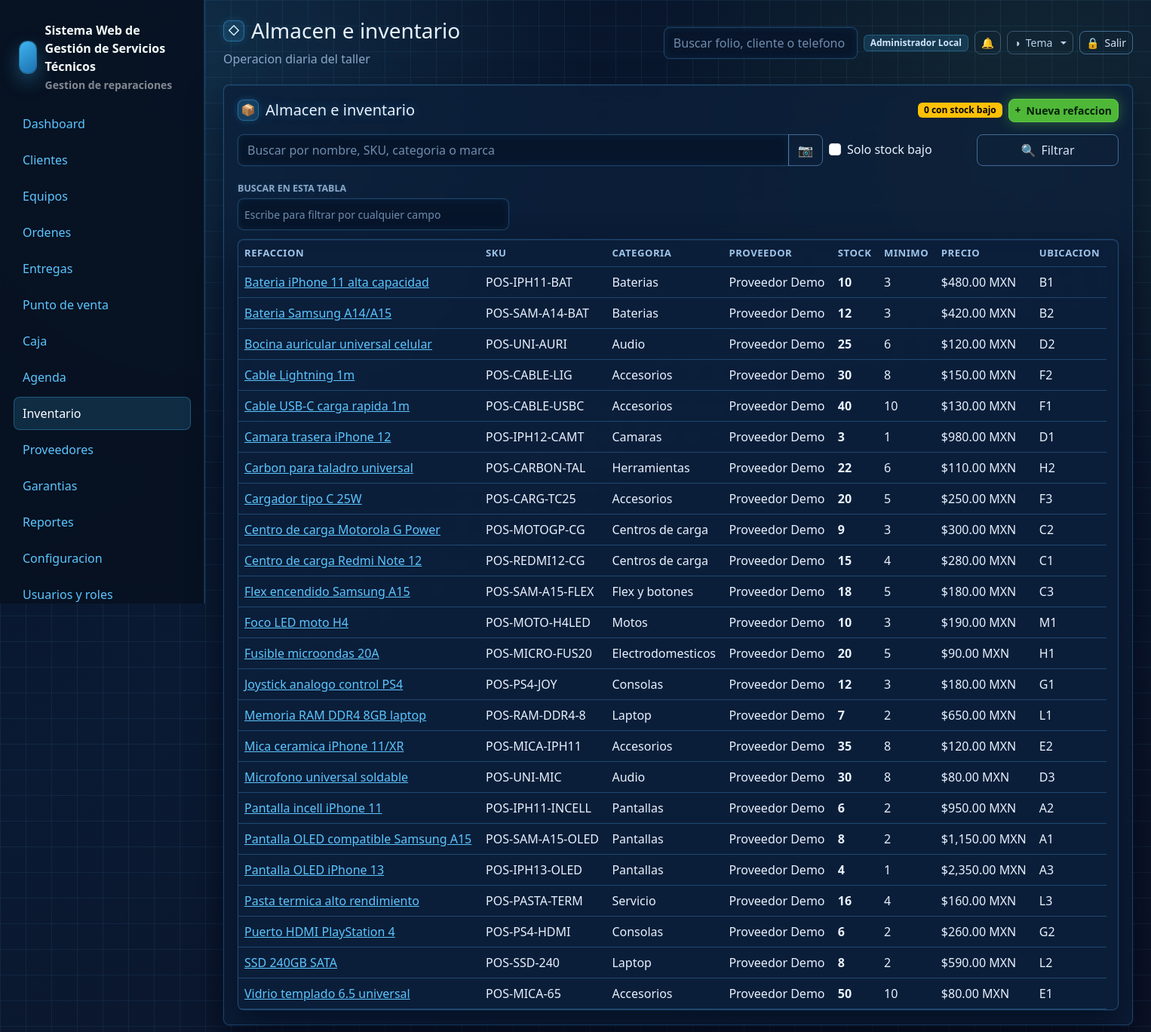
Page /inventario (signed in) on the committed database.
### tables this page shows
CREATE TABLE users (
    id INT UNSIGNED AUTO_INCREMENT PRIMARY KEY,
    name VARCHAR(160) NOT NULL,
    email VARCHAR(190) NOT NULL UNIQUE,
    password VARCHAR(255) NOT NULL,
    phone VARCHAR(40) NULL,
    status ENUM('activo','inactivo','bloqueado') NOT NULL DEFAULT 'activo',
    last_login_at DATETIME NULL,
    created_at DATETIME NOT NULL DEFAULT CURRENT_TIMESTAMP,
    updated_at DATETIME NULL ON UPDATE CURRENT_TIMESTAMP,
    deleted_at DATETIME NULL
);

CREATE TABLE refacciones (
    id INT UNSIGNED AUTO_INCREMENT PRIMARY KEY,
    proveedor_id INT UNSIGNED NULL,
    nombre VARCHAR(190) NOT NULL,
    sku VARCHAR(100) NOT NULL UNIQUE,
    categoria VARCHAR(120) NULL,
    marca VARCHAR(120) NULL,
    modelo_compatible VARCHAR(160) NULL,
    costo DECIMAL(12,2) NOT NULL DEFAULT 0,
    precio_venta DECIMAL(12,2) NOT NULL DEFAULT 0,
    stock_actual INT NOT NULL DEFAULT 0,
    stock_minimo INT NOT NULL DEFAULT 0,
    ubicacion VARCHAR(120) NULL,
    estatus ENUM('activo','inactivo') NOT NULL DEFAULT 'activo',
    created_at DATETIME NOT NULL DEFAULT CURRENT_TIMESTAMP,
    updated_at DATETIME NULL ON UPDATE CURRENT_TIMESTAMP,
    deleted_at DATETIME NULL,
    CONSTRAINT fk_ref_proveedor FOREIGN KEY (proveedor_id) REFERENCES proveedores(id) ON DELETE SET NULL,
    INDEX idx_ref_stock (stock_actual, stock_minimo)
);

CREATE TABLE proveedores (
    id INT UNSIGNED AUTO_INCREMENT PRIMARY KEY,
    nombre VARCHAR(190) NOT NULL,
    contacto VARCHAR(160) NULL,
    telefono VARCHAR(40) NULL,
    email VARCHAR(190) NULL,
    domicilio VARCHAR(255) NULL,
    sitio_web VARCHAR(190) NULL,
    notas TEXT NULL,
    estatus ENUM('activo','inactivo') NOT NULL DEFAULT 'activo',
    created_at DATETIME NOT NULL DEFAULT CURRENT_TIMESTAMP,
    updated_at DATETIME NULL ON UPDATE CURRENT_TIMESTAMP,
    deleted_at DATETIME NULL
);

### resources/views/inventario/index.php (the view, shortened to what the rows shown need)
<div class="glass-card">
    <div class="d-flex justify-content-between align-items-center gap-2 flex-wrap mb-3">
        <h2 class="h5 mb-0" data-icon="&#128230;">Almacen e inventario</h2>
        <div class="d-flex gap-2 flex-wrap">
            <span class="badge text-bg-warning align-self-center"><?= count($stockBajo) ?> con stock bajo</span>
            <a class="btn btn-primary btn-sm" data-icon="&#43;" href="<?= e(url('/inventario/create')) ?>">Nueva refaccion</a>
        </div>
    </div>
    <form class="row g-2 mb-3" method="get" action="<?= e(url('/inventario')) ?>">
        <div class="col-md-8">
            <div class="input-group">
                <input class="form-control" id="inv-q" name="q" value="<?= e($filtros['q']) ?>" placeholder="Buscar por nombre, SKU, categoria o marca">
                <button class="btn btn-outline-dark" type="button" data-barcode-scan="inv-q" data-barcode-submit data-icon="&#128247;" aria-label="Escanear codigo de barras"></button>
            </div>
        </div>
        <div class="col-md-2">
            <div class="form-check mt-2">
                <input class="form-check-input" type="checkbox" id="solo_bajo" name="solo_bajo" value="1" <?= !empty($filtros['solo_bajo']) ? 'checked' : '' ?>>
                <label class="form-check-label" for="solo_bajo">Solo stock bajo</label>
            </div>
        </div>
        <div class="col-md-2 d-grid"><button class="btn btn-outline-dark" data-icon="&#128269;">Filtrar</button></div>
    </form>
    <div class="table-wrap">
        <table class="table align-middle">
            <thead><tr><th>Refaccion</th><th>SKU</th><th>Categoria</th><th>Proveedor</th><th>Stock</th><th>Minimo</th><th>Precio</th><th>Ubicacion</th></tr></thead>
            <tbody>
            <?php foreach ($refacciones as $item): ?>
                <?php $bajo = (int) $item['stock_actual'] <= (int) $item['stock_minimo']; ?>
                <tr>
                    <td>
                        <a href="<?= e(url('/inventario/' . $item['id'])) ?>"><?= e($item['nombre']) ?></a>
                    </td>
                    <td><?= e($item['sku']) ?></td>
                    <td><?= e($item['categoria'] ?: '-') ?></td>
                    <td><?= e($item['proveedor_nombre'] ?: '-') ?></td>
                    <td><strong class="<?= $bajo ? 'text-danger' : '' ?>"><?= e($item['stock_actual']) ?></strong></td>
                    <td><?= e($item['stock_minimo']) ?></td>
                    <td><?= e(formatearMoneda((float) $item['precio_venta'])) ?></td>
                    <td><?= e($item['ubicacion'] ?: '-') ?></td>
                </tr>
            <?php endforeach; ?>
            </tbody>
        </table>
    </div>
</div>

### app/Core/Router.php (shortened to what the rows shown need)
<?php
final class Router
{
    private array $routes = [];
    private function add(string $method, string $path, callable|array $handler): void
    {
        $pattern = preg_replace('#\{([a-zA-Z_][a-zA-Z0-9_]*)\}#', '(?P<$1>[^/]+)', $path);
        $this->routes[] = [
            'method' => $method,
            'path' => $path,
            'pattern' => '#^' . $pattern . '$#',
            'handler' => $handler,
        ];
    }
    public function dispatch(Request $request): void
    {
        foreach ($this->routes as $route) {
            if ($route['method'] !== $request->method()) {
                continue;
            }
            if (preg_match($route['pattern'], $request->path(), $matches)) {
                $params = array_filter($matches, 'is_string', ARRAY_FILTER_USE_KEY);
                $handler = $route['handler'];
                if (is_array($handler)) {
                    [$class, $method] = $handler;
                    $controller = new $class();
                    $controller->{$method}($request, ...array_values($params));
                    return;
                }
                return;
            }
        }
    }
}

### resources/views/layouts/app.php (shortened to what the rows shown need)
<?php
$user = Auth::user();
$appConfig = require BASE_PATH . '/config/app.php';
$systemName = (string) ($appConfig['name'] ?? 'Servicio Tecnico');
$systemCurrency = 'MXN';
$businessLogo = '';
try {
    $cfg = new ConfiguracionService();
    $systemName = trim((string) $cfg->get('sistema.nombre', $systemName)) ?: $systemName;
    $systemCurrency = monedaSistema($systemCurrency);
    $businessLogo = config_asset_src((string) $cfg->get('negocio.logo_url', ''));
} catch (Throwable) {
    $businessLogo = '';
}
?>
<!doctype html>
<html lang="es">
<head>
    <link href="https://cdn.jsdelivr.net/npm/bootstrap@5.3.3/dist/css/bootstrap.min.css" rel="stylesheet">
    <link href="<?= e(asset('css/app.css') . '?v=20260708-pos-modal-theme') ?>" rel="stylesheet">
    <link href="<?= e(asset('css/themes/crystal.css') . '?v=20260708-pos-modal-theme') ?>" rel="stylesheet">
    <link href="<?= e(asset('css/themes/dark.css') . '?v=20260708-pos-modal-theme') ?>" rel="stylesheet">
    <link href="<?= e(asset('css/themes/live.css') . '?v=20260708-pos-modal-theme') ?>" rel="stylesheet">
    <link href="<?= e(asset('css/themes/blueprint.css') . '?v=20260708-pos-modal-theme') ?>" rel="stylesheet">
</head>
<body data-currency="<?= e($systemCurrency) ?>">
<div class="app-shell">
    <aside class="sidebar" id="app-sidebar">
        <div class="brand">
            <?php if ($businessLogo !== ''): ?>
                <img class="brand-logo" src="<?= e($businessLogo) ?>" alt="<?= e($systemName) ?>">
            <?php else: ?>
                <div class="brand-mark"></div>
            <?php endif; ?>
            <div>
                <div><?= e($systemName) ?></div>
                <small class="text-white-50">Gestion de reparaciones</small>
            </div>
        </div>
        <nav class="nav flex-column">
            <?php foreach ([
                ['Dashboard', '/', 'dashboard'],
                ['Clientes', '/clientes', 'clientes'],
                ['Equipos', '/equipos', 'equipos'],
                ['Ordenes', '/ordenes', 'ordenes'],
                ['Entregas', '/entregas', 'ordenes'],
                ['Punto de venta', '/punto-venta', 'punto_venta'],
                ['Caja', '/caja', 'caja'],
                ['Agenda', '/agenda', 'agenda'],
                ['Inventario', '/inventario', 'inventario'],
                ['Proveedores', '/proveedores', 'proveedores'],
                ['Garantias', '/garantias', 'garantias'],
                ['Reportes', '/reportes', 'reportes'],
                ['Configuracion', '/configuracion', 'configuracion'],
                ['Usuarios y roles', '/usuarios', 'usuarios'],
                ['Licencia demo', '/licencia', 'licencias'],
            ] as [$label, $href, $module]): ?>
                <?php if (Auth::can($module, 'ver')): ?>
                    <a class="nav-link <?= e(is_active($href)) ?>" href="<?= e(url($href)) ?>"><?= e($label) ?></a>
                <?php endif; ?>
            <?php endforeach; ?>
        </nav>
    </aside>
    <main class="main">
        <header class="topbar">
            <div class="topbar-title">
                <h1 class="h3 mb-1" data-icon="&#9671;"><?= e($title ?? '') ?></h1>
                <div class="text-muted">Operacion diaria del taller</div>
            </div>
            <div class="d-flex align-items-center gap-2 topbar-actions">
                <form class="d-none d-md-block" action="<?= e(url('/ordenes')) ?>">
                    <input class="form-control" name="q" placeholder="Buscar folio, cliente o telefono">
                </form>
                <span class="badge text-bg-light topbar-user"><?= e($user['name'] ?? 'Usuario') ?></span>
                <div class="dropdown">
                    <button class="btn btn-outline-secondary btn-sm notif-bell" type="button" data-bs-toggle="dropdown" aria-expanded="false" aria-label="Notificaciones">
                        &#128276;
                    </button>
                </div>
                <div class="dropdown theme-switcher">
                    <button class="btn btn-outline-secondary btn-sm dropdown-toggle" type="button" data-bs-toggle="dropdown" aria-expanded="false" aria-label="Tema" data-icon="&#9681;"><span class="btn-label">Tema</span></button>
                </div>
                <form method="post" action="<?= e(url('/logout')) ?>">
                    <button class="btn btn-outline-dark btn-sm" aria-label="Salir" data-icon="&#128274;"><span class="btn-label">Salir</span></button>
                </form>
            </div>
        </header>
        <?= $content ?>
    </main>
</div>
</body>
</html>

### rows in the picture
users: name "Administrador Local"
refacciones: nombre "Bateria iPhone 11 alta capacidad", sku "POS-IPH11-BAT", categoria "Baterias", proveedor.nombre "Proveedor Demo", stock_actual "10", stock_minimo "3", precio_venta "$480.00 MXN", ubicacion "B1"
refacciones: nombre "Bateria Samsung A14/A15", sku "POS-SAM-A14-BAT", categoria "Baterias", proveedor.nombre "Proveedor Demo", stock_actual "12", stock_minimo "3", precio_venta "$420.00 MXN", ubicacion "B2"
refacciones: nombre "Bocina auricular universal celular", sku "POS-UNI-AURI", categoria "Audio", proveedor.nombre "Proveedor Demo", stock_actual "25", stock_minimo "6", precio_venta "$120.00 MXN", ubicacion "D2"
refacciones: nombre "Cable Lightning 1m", sku "POS-CABLE-LIG", categoria "Accesorios", proveedor.nombre "Proveedor Demo", stock_actual "30", stock_minimo "8", precio_venta "$150.00 MXN", ubicacion "F2"
refacciones: nombre "Cable USB-C carga rapida 1m", sku "POS-CABLE-USBC", categoria "Accesorios", proveedor.nombre "Proveedor Demo", stock_actual "40", stock_minimo "10", precio_venta "$130.00 MXN", ubicacion "F1"
refacciones: nombre "Camara trasera iPhone 12", sku "POS-IPH12-CAMT", categoria "Camaras", proveedor.nombre "Proveedor Demo", stock_actual "3", stock_minimo "1", precio_venta "$980.00 MXN", ubicacion "D1"
refacciones: nombre "Carbon para taladro universal", sku "POS-CARBON-TAL", categoria "Herramientas", proveedor.nombre "Proveedor Demo", stock_actual "22", stock_minimo "6", precio_venta "$110.00 MXN", ubicacion "H2"
refacciones: nombre "Cargador tipo C 25W", sku "POS-CARG-TC25", categoria "Accesorios", proveedor.nombre "Proveedor Demo", stock_actual "20", stock_minimo "5", precio_venta "$250.00 MXN", ubicacion "F3"
refacciones: nombre "Centro de carga Motorola G Power", sku "POS-MOTOGP-CG", categoria "Centros de carga", proveedor.nombre "Proveedor Demo", stock_actual "9", stock_minimo "3", precio_venta "$300.00 MXN", ubicacion "C2"
refacciones: nombre "Centro de carga Redmi Note 12", sku "POS-REDMI12-CG", categoria "Centros de carga", proveedor.nombre "Proveedor Demo", stock_actual "15", stock_minimo "4", precio_venta "$280.00 MXN", ubicacion "C1"
refacciones: nombre "Flex encendido Samsung A15", sku "POS-SAM-A15-FLEX", categoria "Flex y botones", proveedor.nombre "Proveedor Demo", stock_actual "18", stock_minimo "5", precio_venta "$180.00 MXN", ubicacion "C3"
refacciones: nombre "Foco LED moto H4", sku "POS-MOTO-H4LED", categoria "Motos", proveedor.nombre "Proveedor Demo", stock_actual "10", stock_minimo "3", precio_venta "$190.00 MXN", ubicacion "M1"
refacciones: nombre "Fusible microondas 20A", sku "POS-MICRO-FUS20", categoria "Electrodomesticos", proveedor.nombre "Proveedor Demo", stock_actual "20", stock_minimo "5", precio_venta "$90.00 MXN", ubicacion "H1"
refacciones: nombre "Joystick analogo control PS4", sku "POS-PS4-JOY", categoria "Consolas", proveedor.nombre "Proveedor Demo", stock_actual "12", stock_minimo "3", precio_venta "$180.00 MXN", ubicacion "G1"
refacciones: nombre "Memoria RAM DDR4 8GB laptop", sku "POS-RAM-DDR4-8", categoria "Laptop", proveedor.nombre "Proveedor Demo", stock_actual "7", stock_minimo "2", precio_venta "$650.00 MXN", ubicacion "L1"
refacciones: nombre "Mica ceramica iPhone 11/XR", sku "POS-MICA-IPH11", categoria "Accesorios", proveedor.nombre "Proveedor Demo", stock_actual "35", stock_minimo "8", precio_venta "$120.00 MXN", ubicacion "E2"
refacciones: nombre "Microfono universal soldable", sku "POS-UNI-MIC", categoria "Audio", proveedor.nombre "Proveedor Demo", stock_actual "30", stock_minimo "8", precio_venta "$80.00 MXN", ubicacion "D3"
refacciones: nombre "Pantalla incell iPhone 11", sku "POS-IPH11-INCELL", categoria "Pantallas", proveedor.nombre "Proveedor Demo", stock_actual "6", stock_minimo "2", precio_venta "$950.00 MXN", ubicacion "A2"
refacciones: nombre "Pantalla OLED compatible Samsung A15", sku "POS-SAM-A15-OLED", categoria "Pantallas", proveedor.nombre "Proveedor Demo", stock_actual "8", stock_minimo "2", precio_venta "$1,150.00 MXN", ubicacion "A1"
refacciones: nombre "Pantalla OLED iPhone 13", sku "POS-IPH13-OLED", categoria "Pantallas", proveedor.nombre "Proveedor Demo", stock_actual "4", stock_minimo "1", precio_venta "$2,350.00 MXN", ubicacion "A3"
refacciones: nombre "Pasta termica alto rendimiento", sku "POS-PASTA-TERM", categoria "Servicio", proveedor.nombre "Proveedor Demo", stock_actual "16", stock_minimo "4", precio_venta "$160.00 MXN", ubicacion "L3"
refacciones: nombre "Puerto HDMI PlayStation 4", sku "POS-PS4-HDMI", categoria "Consolas", proveedor.nombre "Proveedor Demo", stock_actual "6", stock_minimo "2", precio_venta "$260.00 MXN", ubicacion "G2"
refacciones: nombre "SSD 240GB SATA", sku "POS-SSD-240", categoria "Laptop", proveedor.nombre "Proveedor Demo", stock_actual "8", stock_minimo "2", precio_venta "$590.00 MXN", ubicacion "L2"
refacciones: nombre "Vidrio templado 6.5 universal", sku "POS-MICA-65", categoria "Accesorios", proveedor.nombre "Proveedor Demo", stock_actual "50", stock_minimo "10", precio_venta "$80.00 MXN", ubicacion "E1"

### other values in the picture
$systemName "Sistema Web de Gestión de Servicios Técnicos"
$label "Dashboard"
$label "Clientes"
$label "Equipos"
$label "Ordenes"
$label "Entregas"
$label "Punto de venta"
$label "Caja"
$label "Agenda"
$label "Inventario"
$label "Proveedores"
$label "Garantias"
$label "Reportes"
$label "Configuracion"
$label "Usuarios y roles"
